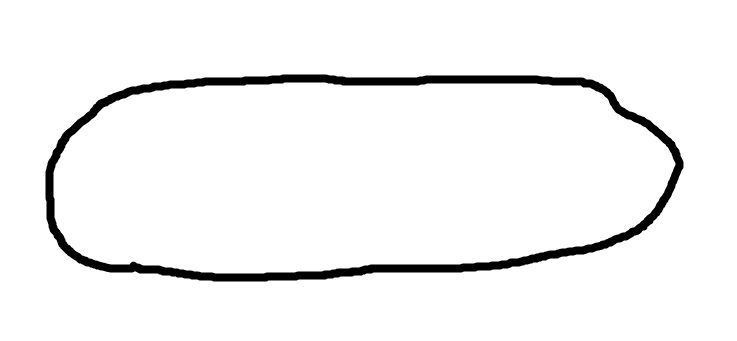
#> input picture Nural_Networks/Labs/lab 2 - KNN - Minimum Distance - Nearest Neighbours/images/roads/road1.jpg, 737 x 341 px
$ python drawingContours.py
#> lines starting #> are read from the running program, lines starting #| are printed output that depends on the picture; after the words box and inside, x2 and y2 are one past the last pixel; in counts of white or black regions, pixels touching at a corner belong together
import cv2
import numpy as np


def showingImg(bounding_rectangle):
    cv2.imshow('Image_Rec', bounding_rectangle)
    cv2.waitKey(0)


def findBoundingRectangleArea(img, contours):
    # This function tries to fit the minimum bounding rectangle for the given contours.

    # [5] TODO: Find the minimum bounding rectangle that can fit the given contours.
    # Hint: Check the function boundingRect in opencv

    # TODO (Optional): You can uncomment the following lines to show or display the bounded rectangle.
    # x,y,w,h = cv2.boundingRect(contours[1])
    x, y, w, h = cv2.boundingRect(contours[1])
    bounding_rectangle = cv2.rectangle(
        img, (x, y), (x + w, y + h), (0, 255, 0), 2)

    # drawing multiple points
    # # if bounding_rectangle: ## not none
    # showingImg(bounding_rectangle)

    bounding_rectangle = cv2.rectangle(
        img, (x + w - 100, y), (x + w - 90, y + 10), (0, 255, 0), 2)

    bounding_rectangle = cv2.rectangle(
        img, (x + 100, y), (x + 110, y + 10), (0, 255, 0), 2)

    bounding_rectangle = cv2.rectangle(
        img, (x + w - 100, y + h), (x + w - 90, y + h - 20), (0, 255, 0), 2)

    bounding_rectangle = cv2.rectangle(
        img, (x + 100, y + h), (x + 110, y + h - 20), (0, 255, 0), 2)

    showingImg(bounding_rectangle)
    # [6] TODO: Find the area of the bounding rectangle
    area = w * h
    return area, bounding_rectangle


# this will need to be dynamicly evaluated to get the image.
# we will not need to process the road every time, we will just need to process the image once.
img = cv2.imread('./images/roads/road1.jpg', cv2.IMREAD_UNCHANGED)
#> img is the input picture: shape (341, 737, 3); min 0, max 255, mean 243

# convert img to grey
img_grey = cv2.cvtColor(img, cv2.COLOR_BGR2GRAY)
# set a thresh
thresh = 100
# get threshold image
ret, thresh_img = cv2.threshold(img_grey, thresh, 255, cv2.THRESH_BINARY)
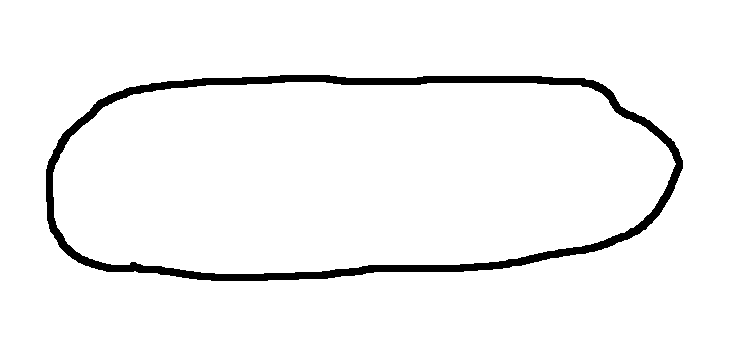
#> thresh_img: shape (341, 737); 95.7% white; 1 black region
#> ret = 100
# find contours
contours, hierarchy = cv2.findContours(
    thresh_img, cv2.RETR_TREE, cv2.CHAIN_APPROX_SIMPLE)
#> contours = 3 contours; box (x1, y1, x2, y2) and area: (0, 0, 737, 341) 250240, (45, 74, 684, 282) 113244, (53, 82, 676, 274) 100998

# create an empty image for contours
img_contours = np.zeros(img.shape)

findBoundingRectangleArea(img, contours)
#> in findBoundingRectangleArea, `x, y, w, h = cv2.boundingRect(contours[1])`: x = 45; y = 74; w = 639; h = 208
#> in findBoundingRectangleArea, `bounding_rectangle = cv2.rectangle( img, (x, y), (x + w, y + h), (0, 2..`:
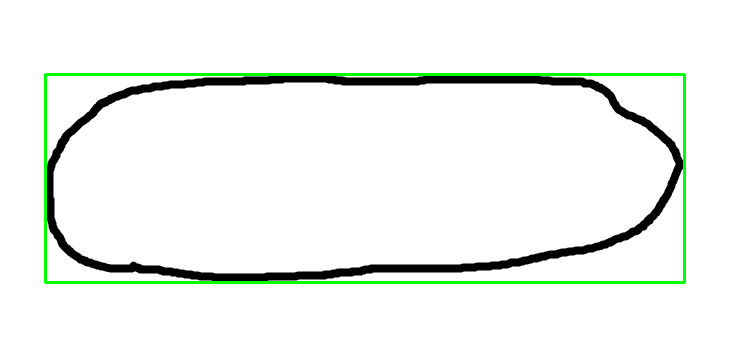
#> bounding_rectangle: shape (341, 737, 3); mean B, G, R 238.1, 243.2, 238.1
#> in findBoundingRectangleArea, `bounding_rectangle = cv2.rectangle( img, (x + w - 100, y), (x + w - 90..`: bounding_rectangle: shape (341, 737, 3); 0.03% of pixels changed, all inside (x1, y1, x2, y2) = (583, 76, 596, 86)
#> in findBoundingRectangleArea, `bounding_rectangle = cv2.rectangle( img, (x + 100, y), (x + 110, y + 1..`: bounding_rectangle: shape (341, 737, 3); mean B, G, R 238, 243.3, 238
#> in findBoundingRectangleArea, `bounding_rectangle = cv2.rectangle( img, (x + 100, y + h), (x + 110, y..`:
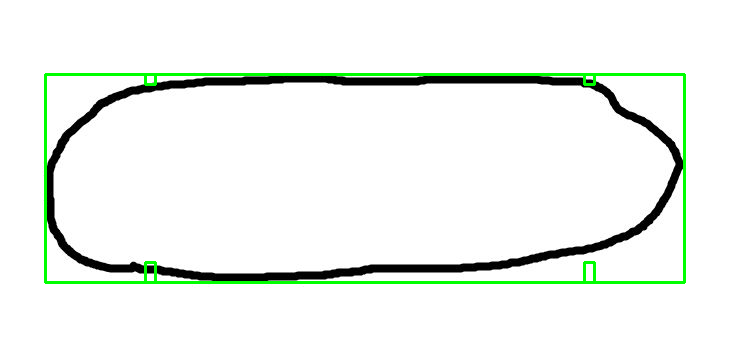
#> bounding_rectangle: shape (341, 737, 3); mean B, G, R 237.8, 243.4, 237.8
#> in findBoundingRectangleArea, `area = w * h`: area = 132912
